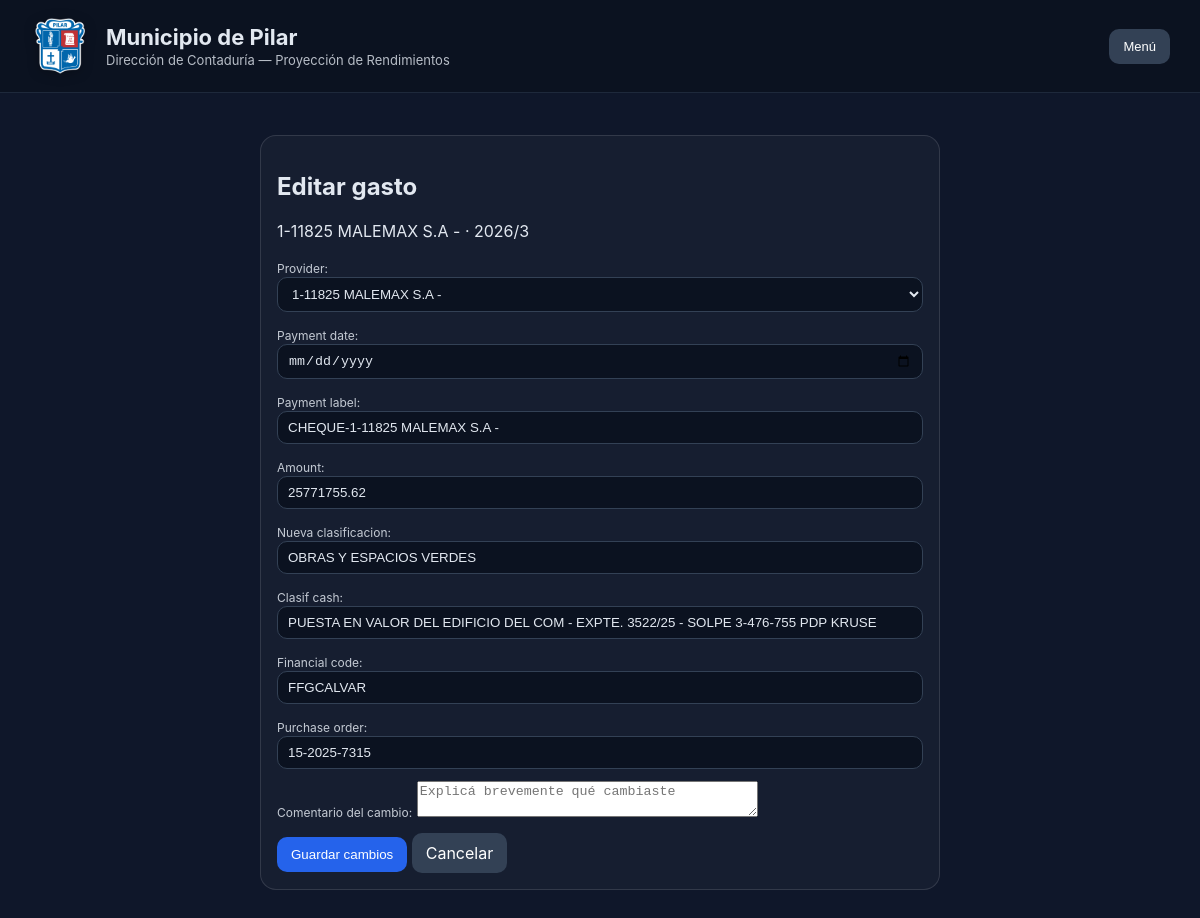
The page /gastos/4803/editar/ (signed in) on the database its author committed.
### dashboard/models.py (models this page shows, shortened)
class Expense(models.Model):
	SOURCE_EXCEL = "EXCEL"
	SOURCE_MANUAL = "MANUAL"
	SOURCE_IMPORTADO = "IMPORTADO"
	SOURCE_CHOICES = (
		(SOURCE_EXCEL, "EXCEL"),
		(SOURCE_MANUAL, "MANUAL"),
		(SOURCE_IMPORTADO, "IMPORTADO"),
	)
	scenario = models.ForeignKey(Scenario, on_delete=models.CASCADE, related_name="expenses")
	provider = models.ForeignKey(Provider, on_delete=models.PROTECT, related_name="expenses")
	year = models.PositiveIntegerField()
	month = models.PositiveSmallIntegerField()
	amount = models.DecimalField(max_digits=20, decimal_places=2)
	payment_date = models.DateField(null=True, blank=True)
	payment_label = models.CharField(max_length=255)
	financial_code = models.CharField(max_length=120, blank=True)
	purchase_order = models.CharField(max_length=120, blank=True)
	nueva_clasificacion = models.CharField(max_length=255, blank=True)
	clasif_cash = models.CharField(max_length=255, blank=True)
	source_tag = models.CharField(max_length=20, choices=SOURCE_CHOICES, default=SOURCE_EXCEL)
	created_at = models.DateTimeField(auto_now_add=True)
	updated_at = models.DateTimeField(auto_now=True)
	class Meta:
		ordering = ["payment_date", "-amount"]
		indexes = [
			models.Index(fields=["scenario", "year", "month"]),
			models.Index(fields=["provider", "payment_date"]),
		]

class Provider(models.Model):
	name = models.CharField(max_length=255, unique=True)
	class Meta:
		ordering = ["name"]
	def __str__(self):
		return self.name

### dashboard/views.py (the view)
# urls.py: path("gastos/<int:pk>/editar/", views.expense_edit, name="expense_edit"),
@login_required
@permission_required("dashboard.change_expense", raise_exception=True)
def expense_edit(request, pk):
	expense = get_object_or_404(Expense.objects.select_related("scenario"), pk=pk)
	if request.method == "POST":
		before_expense = Expense.objects.select_related("provider").get(pk=expense.pk)
		form = ExpenseForm(request.POST, instance=expense)
		if form.is_valid():
			expense = form.save()
			comment = form.cleaned_data["change_comment"].strip()
			summary = _build_expense_update_summary(before_expense, expense)
			_log_expense_change(
				request=request,
				expense=expense,
				action=ExpenseChangeLog.ACTION_UPDATE,
				comment=comment,
				change_summary=summary,
			)
			messages.success(request, "Gasto actualizado correctamente.")
			return redirect("dashboard:home")
	else:
		form = ExpenseForm(instance=expense)
	return render(request, "dashboard/expense_form.html", {"form": form, "expense": expense})

### dashboard/forms.py
class ExpenseForm(forms.ModelForm):
    change_comment = forms.CharField(
        label="Comentario del cambio",
        required=True,
        widget=forms.Textarea(attrs={"rows": 2, "placeholder": "Explicá brevemente qué cambiaste"}),
    )
    class Meta:
        model = Expense
        fields = [
            "provider",
            "payment_date",
            "payment_label",
            "amount",
            "nueva_clasificacion",
            "clasif_cash",
            "financial_code",
            "purchase_order",
        ]
        widgets = {
            "payment_date": forms.DateInput(attrs={"type": "date"}),
        }

### dashboard/templates/dashboard/expense_form.html (shortened to what this page needs)
{% extends 'base.html' %}
{% block content %}
<section class="panel panel-narrow">
  <h2>{{ title|default:'Editar gasto' }}</h2>
  {% if expense %}
  <p>{{ expense.provider.name }} · {{ expense.year }}/{{ expense.month }}</p>
  {% endif %}
  <form method="post" class="card-form">
    {{ form.as_p }}
    <button type="submit" class="btn-primary">{% if is_create %}Guardar gasto{% else %}Guardar cambios{% endif %}</button>
    <a href="{% url 'dashboard:home' %}" class="btn-secondary">Cancelar</a>
  </form>
</section>
{% endblock %}

### dashboard/static/dashboard/css/dashboard.css (style rules this page uses)
* { box-sizing: border-box; }
body { margin: 0; font-family: Inter, Segoe UI, Arial, sans-serif; background: #0f172a; color: #e2e8f0; }
.panel { border: 1px solid rgba(255,255,255,.12); border-radius: 16px; background: rgba(255,255,255,.03); padding: 16px; margin-bottom: 16px; }
.panel-narrow { max-width: 680px; margin: 20px auto; }
label { font-size: 12px; opacity: .85; }
input, select { width: 100%; padding: 8px 10px; border-radius: 10px; border: 1px solid #334155; background: #0b1220; color: #e2e8f0; }
.btn-primary, .btn-secondary { border: 0; border-radius: 10px; padding: 10px 14px; text-decoration: none; display: inline-block; cursor: pointer; }
.btn-primary { background: #2563eb; color: #fff; }
.btn-secondary { background: #334155; color: #fff; }
.card-form p { margin: 0 0 12px; }

### rows shown on the page
Expense: provider.name "1-11825 MALEMAX S.A -", year "2026", month "3", provider "1-11825 MALEMAX S.A -", payment_label "CHEQUE-1-11825 MALEMAX S.A -", amount "25771755.62", nueva_clasificacion "OBRAS Y ESPACIOS VERDES", clasif_cash "PUESTA EN VALOR DEL EDIFICIO DEL COM - EXPTE. 3522/25 - SOLPE 3-476-755 PDP KRUSE", financial_code "FFGCALVAR", purchase_order "15-2025-7315"

### other values the page prints
{{ title|default:'Editar gasto' }} "Editar gasto"
